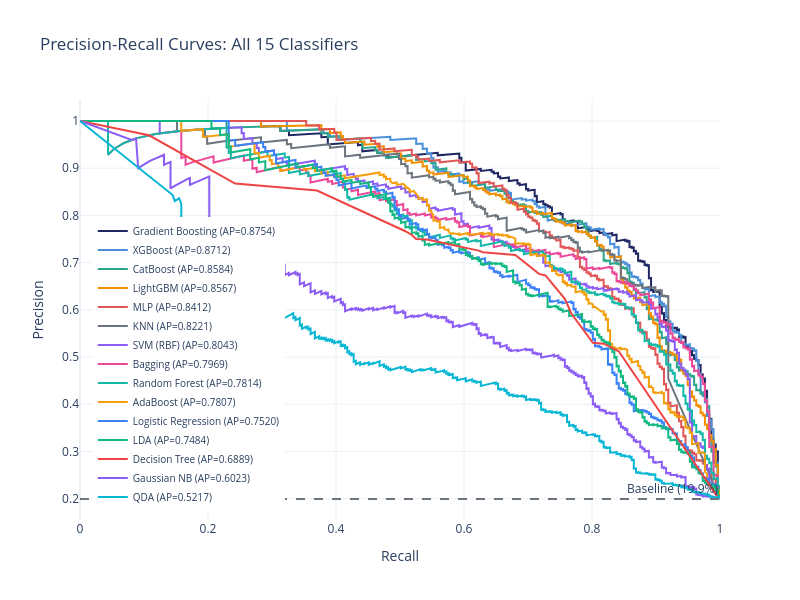

The notebook cell this image was saved under:
### Markdown cell above
## Chart 7: PR Curve Overlay — All Models

### Code cell
# Precision-Recall overlay
baseline = y_test.mean()

fig_pr_all = go.Figure()
fig_pr_all.add_hline(y=baseline, line_dash='dash', line_color=COLORS['gray'],
                     annotation_text=f'Baseline ({baseline:.1%})')

sorted_pr = sorted(all_scores.keys(),
    key=lambda m: average_precision_score(y_test, all_scores[m]), reverse=True)

for i, name in enumerate(sorted_pr):
    prec_arr, rec_arr, _ = precision_recall_curve(y_test, all_scores[name])
    ap = average_precision_score(y_test, all_scores[name])
    fig_pr_all.add_trace(go.Scatter(
        x=rec_arr, y=prec_arr, mode='lines',
        name=f'{name} (AP={ap:.4f})',
        line=dict(color=roc_colors[i % len(roc_colors)], width=2),
    ))

fig_pr_all.update_layout(
    title='Precision-Recall Curves: All 15 Classifiers',
    xaxis_title='Recall',
    yaxis_title='Precision',
    height=600, width=800,
    legend=dict(x=0.02, y=0.02, font=dict(size=10)),
)
fig_pr_all.show()
save_chart(fig_pr_all, COMP_SLUG, 'pr_overlay')

### Figure 1 — Plotly figure (JSON) as saved in the notebook; plotly's stock layout.template omitted (floating-point values rounded to 4 significant figures; data arrays with more than 128 entries replaced by an {"elided": "..."} marker saying what was removed)
{"data": [{"line": {"color": "#1E2761", "width": 2}, "mode": "lines", "name": "Gradient Boosting (AP=0.8754)", "type": "scatter", "x": {"elided": "1491 float values"}, "y": {"elided": "1491 float values"}}, {"line": {"color": "#4A90D9", "width": 2}, "mode": "lines", "name": "XGBoost (AP=0.8712)", "type": "scatter", "x": {"elided": "1490 float values"}, "y": {"elided": "1490 float values"}}, {"line": {"color": "#2CA58D", "width": 2}, "mode": "lines", "name": "CatBoost (AP=0.8584)", "type": "scatter", "x": {"elided": "1491 float values"}, "y": {"elided": "1491 float values"}}, {"line": {"color": "#F18F01", "width": 2}, "mode": "lines", "name": "LightGBM (AP=0.8567)", "type": "scatter", "x": {"elided": "1484 float values"}, "y": {"elided": "1484 float values"}}, {"line": {"color": "#E15554", "width": 2}, "mode": "lines", "name": "MLP (AP=0.8412)", "type": "scatter", "x": {"elided": "1488 float values"}, "y": {"elided": "1488 float values"}}, {"line": {"color": "#6c757d", "width": 2}, "mode": "lines", "name": "KNN (AP=0.8221)", "type": "scatter", "x": {"elided": "580 float values"}, "y": {"elided": "580 float values"}}, {"line": {"color": "#8B5CF6", "width": 2}, "mode": "lines", "name": "SVM (RBF) (AP=0.8043)", "type": "scatter", "x": {"elided": "1487 float values"}, "y": {"elided": "1487 float values"}}, {"line": {"color": "#EC4899", "width": 2}, "mode": "lines", "name": "Bagging (AP=0.7969)", "type": "scatter", "x": {"elided": "1475 float values"}, "y": {"elided": "1475 float values"}}, {"line": {"color": "#14B8A6", "width": 2}, "mode": "lines", "name": "Random Forest (AP=0.7814)", "type": "scatter", "x": {"elided": "1490 float values"}, "y": {"elided": "1490 float values"}}, {"line": {"color": "#F59E0B", "width": 2}, "mode": "lines", "name": "AdaBoost (AP=0.7807)", "type": "scatter", "x": {"elided": "818 float values"}, "y": {"elided": "818 float values"}}, {"line": {"color": "#3B82F6", "width": 2}, "mode": "lines", "name": "Logistic Regression (AP=0.7520)", "type": "scatter", "x": {"elided": "1491 float values"}, "y": {"elided": "1491 float values"}}, {"line": {"color": "#10B981", "width": 2}, "mode": "lines", "name": "LDA (AP=0.7484)", "type": "scatter", "x": {"elided": "1491 float values"}, "y": {"elided": "1491 float values"}}, {"line": {"color": "#EF4444", "width": 2}, "mode": "lines", "name": "Decision Tree (AP=0.6889)", "type": "scatter", "x": [1.0, 1.0, 0.9966, 0.8418, 0.8182, 0.8013, 0.7677, 0.7576, 0.7273, 0.7172, 0.6801, 0.6431, 0.6296, 0.6229, 0.5421, 0.5253, 0.5185, 0.5084, 0.3704, 0.2424, 0.1077, 0.0], "y": [0.1993, 0.2016, 0.2029, 0.5123, 0.5283, 0.5301, 0.5922, 0.6233, 0.6729, 0.6762, 0.7163, 0.7208, 0.722, 0.7255, 0.7488, 0.75, 0.7586, 0.7665, 0.8527, 0.8675, 0.9697, 1.0]}, {"line": {"color": "#8B5CF6", "width": 2}, "mode": "lines", "name": "Gaussian NB (AP=0.6023)", "type": "scatter", "x": {"elided": "1464 float values"}, "y": {"elided": "1464 float values"}}, {"line": {"color": "#06B6D4", "width": 2}, "mode": "lines", "name": "QDA (AP=0.5217)", "type": "scatter", "x": {"elided": "1436 float values"}, "y": {"elided": "1436 float values"}}], "layout": {"annotations": [{"showarrow": false, "text": "Baseline (19.9%)", "x": 1, "xanchor": "right", "xref": "x domain", "y": 0.1993, "yanchor": "bottom", "yref": "y"}], "height": 600, "legend": {"font": {"size": 10}, "x": 0.02, "y": 0.02}, "shapes": [{"line": {"color": "#6c757d", "dash": "dash"}, "type": "line", "x0": 0, "x1": 1, "xref": "x domain", "y0": 0.1993, "y1": 0.1993, "yref": "y"}], "title": {"text": "Precision-Recall Curves: All 15 Classifiers"}, "width": 800, "xaxis": {"title": {"text": "Recall"}}, "yaxis": {"title": {"text": "Precision"}}}}
